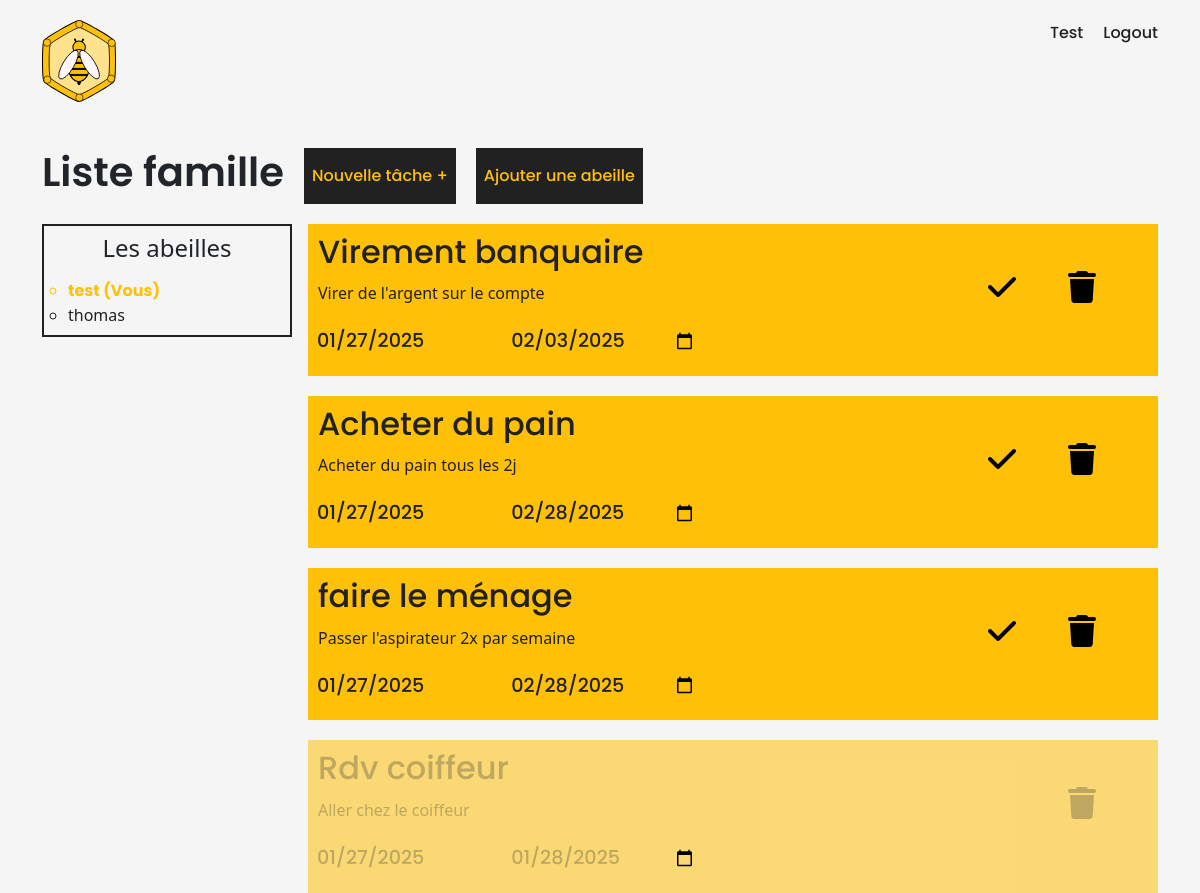
The page /task.php?id_list=44 (signed in) on the database its author committed.
### tables this page shows
CREATE TABLE IF NOT EXISTS `list` (
  `id_list` int NOT NULL AUTO_INCREMENT,
  `name` varchar(255) NOT NULL,
  `description` varchar(255) NOT NULL,
  `creation_date` date NOT NULL,
  `limit_date` date NOT NULL,
  `creator_id` int NOT NULL,
  `creator_name` varchar(255) NOT NULL,
  PRIMARY KEY (`id_list`)
);

CREATE TABLE IF NOT EXISTS `task` (
  `id_task` int NOT NULL AUTO_INCREMENT,
  `name` varchar(255) NOT NULL,
  `description` varchar(255) NOT NULL,
  `creation_date` date NOT NULL,
  `limit_date` date NOT NULL,
  `statut` tinyint(1) NOT NULL DEFAULT '0',
  `id_list` int NOT NULL,
  PRIMARY KEY (`id_task`),
  KEY `TASK_LIST` (`id_list`)
);

### task.php (the view, shortened to what this page needs)
<?php
include_once('connexion.php');
if(isset($_GET['id_list'])){
    $idList = $_GET['id_list'];
}
$reqListName = $bdd->prepare("SELECT `name` FROM `list` WHERE `id_list` = :id_list");
$reqListName->bindParam('id_list', $idList, PDO::PARAM_INT);
$reqListName->execute();
$listName = $reqListName->fetch(PDO::FETCH_ASSOC);
$reqTask = $bdd->prepare("SELECT DISTINCT `task`.`id_task`, `task`.`name`, `task`.`description` AS 'desc', `task`.`creation_date` AS 'crea_date', `task`.`limit_date` AS 'lim_date', `task`.`statut` AS 'statut', `task`.`id_list`  FROM `task` WHERE `id_list` = :id_list ORDER BY `statut` ASC, `limit_date` ASC");
$reqTask->bindParam('id_list', $idList, PDO::PARAM_INT);
$reqTask->execute();
$task = $reqTask->fetchAll(PDO::FETCH_ASSOC);
$reqUser = $bdd->prepare("SELECT `user`.`id_user`, `user`.`name` AS 'name', `list`.`creator_name`AS 'creator_name' FROM `user` INNER JOIN `user_list` ON `user`.`id_user` = `user_list`.`id_user` INNER JOIN `list` ON `user_list`.`id_list` = `list`.`id_list` WHERE `list`.`id_list` = :id_list");
$reqUser->bindParam('id_list', $idList, PDO::PARAM_INT);
$reqUser->execute();
$displayUser = $reqUser->fetchAll();
?>
<!DOCTYPE html>
<html lang="en">
<head>
    <link rel="stylesheet" href="https://cdnjs.cloudflare.com/ajax/libs/font-awesome/6.7.2/css/all.min.css" />
    <link href="https://cdn.jsdelivr.net/npm/bootstrap@5.3.3/dist/css/bootstrap.min.css" rel="stylesheet">
    <link rel="stylesheet" href="./assets/css/style.css">
</head>
<body class="grey">
    <header>
    <div id="navbar-container" class="container">
        <nav>
            <div id="navbar">
                <figure>
                    <a href="profil.php"><img src="./assets/img/TaskHive.svg" alt="logo TaskHive"></a>
                </figure>
                <div id="navbar-links">
                    <div><span class="black popp-medium"><?=ucfirst($_SESSION['username']) ?></span></div>
                    <div><a class="black popp-medium" href="log-out.php">Logout</a></div>
                </div>
            </div>
        </nav>
    </div>
    </header>
    <section class="container">
        <div class="profil-title">
            <h2 class="h1 popp-semiBold"><?= $listName['name'] ?></h2>
            <button id="new-task">Nouvelle tâche +</button>
            <button id="new-bee">Ajouter une abeille</button>
        </div>
        <div id="task-container">
            <div class="side-container">
                <span class="h4 popp-regular">Les abeilles</span>
                <ul>
                <?php
                foreach($displayUser as $user){
                 ?>
                    <li class="<?= $user['name'] === $user['creator_name'] ? 'yellow popp-bold' : 'black popp-regular' ?>"><?= $user['name'] = $user['name'] === $_SESSION['username'] ? $user['name'] . ' ' . '(Vous)' : $user['name']; ?></li>
                 <?php
                }
                ?>
                </ul>
            </div>
            <div class="list-container">
                <?php
                if(count($task) > 0){
                    foreach($task as $tasks){
                ?>
                <div class="<?= $tasks['statut'] == 0 ? 'display-task' : 'checked-task'?>">
                    <div class="list task">
                        <form method="POST" id="search-form">
                            <div>
                                <div class="modify-input">
                                    <input name="task-title" class="h2 black popp-medium " type="text" value="<?= $tasks['name'] ?>" >
                                </div>
                                <div class="modify-input desc-input">
                                    <input name="task-desc" class="black popp-regular" type="text" value="<?= $tasks['desc'] ?>" >
                                </div>
                            </div>
                            <div id="date">
                                <div>
                                    <input class="black popp-medium" type="date" value="<?= $tasks['crea_date'] ?>" disabled>
                                </div>
                                <div class="modify-input">
                                    <input name="task-lim-date" class="black popp-medium" type="date" value="<?= $tasks['lim_date'] ?>" >
                                </div>
                            </div>
                        </form>
                        <div id="list-icon">
                            <form action="task.php?id_list=<?= $idList ?>" method="POST">
                                <button class="no-bg-btn"><i class="fa-solid fa-check"></i></button>
                            </form>
                            <form action="task.php?id_list=<?= $idList ?>" method="POST">
                                <button class="no-bg-btn"><i class="fa-solid fa-trash"></i></button>
                            </form>
                        </div>
                    </div>
                </div>
                <?php
                    }
                } else {
                ?>
                    <div class="empty-container">
                        <span class="yellow popp-bold">Aucune tâche</span>
                    </div>
                <?php
                }
                ?>
            </div>
        </div>
    </section>
</body>
</html>

### assets/css/style.css (style rules this page uses)
html, body, div, span, applet, object, iframe, h1, h2, h3, h4, h5, h6, p, blockquote, pre, a, abbr, acronym, address, big, cite, code, del, dfn, em, img, ins, kbd, q, s, samp, small, strike, strong, sub, sup, tt, var, b, u, i, center, dl, dt, dd, ol, ul, li, fieldset, form, label, legend, table, caption, tbody, tfoot, thead, tr, th, td, article, aside, canvas, details, embed, figure, figcaption, footer, header, hgroup, menu, nav, output, ruby, section, summary, time, mark, audio, video { margin: 0; padding: 0; border: 0; vertical-align: baseline; list-style-type: none; text-decoration: none; box-sizing: border-box; }
.popp-medium { font-family: 'Poppins Medium'; }
.popp-semiBold { font-family: 'Poppins SemiBold'; }
.popp-bold { font-family: 'Poppins Bold'; }
.yellow { color: #ffc107; }
.black { color: #212121; }
.grey { background-color: #F5F5F5; }
.profil-title { display: flex; }
#navbar-container figure { display: flex; width: 100%; }
#navbar-container img { max-width: 20%; }
#navbar { display: flex; justify-content: space-around; padding-top: 20px; }
#navbar-links { display: flex; }
#navbar-links a { color: #212121; margin-left: 20px; }
#new-list, #new-task, #new-bee { border: 2px solid #212121; color: #FFC107; background-color: #212121; font-family: 'Poppins Medium'; margin-left: 20px; transition: all ease 0.25s; }
.profil-title { margin-top: 40px; }
.list { padding: 8px 0 0 8px; }
.display-task { margin-top: 20px; max-height: 100%; min-height: 140px; width: 100%; background-color: #FFC107; }
.checked-task { margin-top: 20px; max-height: 100%; min-height: 140px; width: 100%; background-color: #ffc10788; color: #3030304b; }
.checked-task i, .checked-task p, .checked-task h2, .checked-task div { color: #3030304b; }
.task { display: flex; justify-content: space-between; flex-wrap: wrap; }
#list-icon { display: flex; bottom: 10px; right: 10px; font-size: 2rem; color: #212121; transition: all ease 0.25s; gap: 40px; margin-right: 16px; margin-top: 30px; }
#date { font-size: 1.2rem; display: flex; gap: 8px; margin: 20px 0; }
.no-bg-btn { background: none; border: none; }
.side-container { width: 100%; min-width: 250px; max-width: 250px; margin-top: 20px; border: solid 2px #212121; height: 100%; padding: 8px 0; }
.side-container li { list-style-type: circle; }
.side-container ul { padding: 8px 0 0 24px; }
.side-container span { display: block; text-align: center; }
@media (min-width: 990px) { #task-container { display: flex; gap: 16px; } }
@media (min-width: 990px) { .list-container { width: 100%; display: block; } }
.modify-input { display: inline-block; cursor: pointer; }
.modify-input input { pointer-events: none; background-color: transparent; border: none; }
.display-task input:disabled { border: none; background-color: transparent; color: #212121; }
.checked-task input { border: none; color: #3030304b; background-color: transparent; }
.desc-input { display: block; }
.desc-input input { width: 100%; }

### rows shown on the page
list: name "Liste famille", name "test (Vous)", name "thomas"
task: task-title "Virement banquaire", task-desc "Virer de l'argent sur le compte", creation_date "01/27/2025", task-lim-date "02/03/2025"
task: task-title "Acheter du pain", task-desc "Acheter du pain tous les 2j", creation_date "01/27/2025", task-lim-date "02/28/2025"
task: task-title "faire le ménage", task-desc "Passer l'aspirateur 2x par semaine", creation_date "01/27/2025", task-lim-date "02/28/2025"
task: task-title "Rdv coiffeur", task-desc "Aller chez le coiffeur", creation_date "01/27/2025", task-lim-date "01/28/2025"

### other values the page prints
$_SESSION['username'] "Test"
